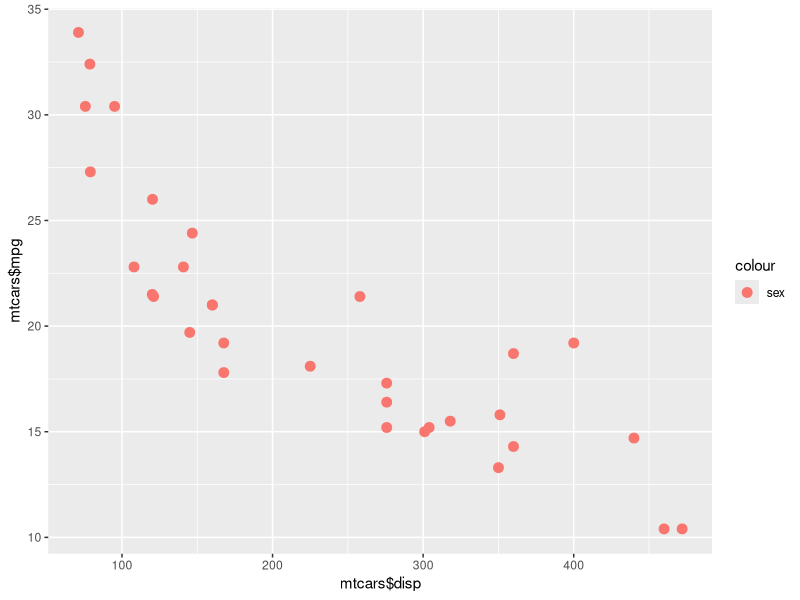
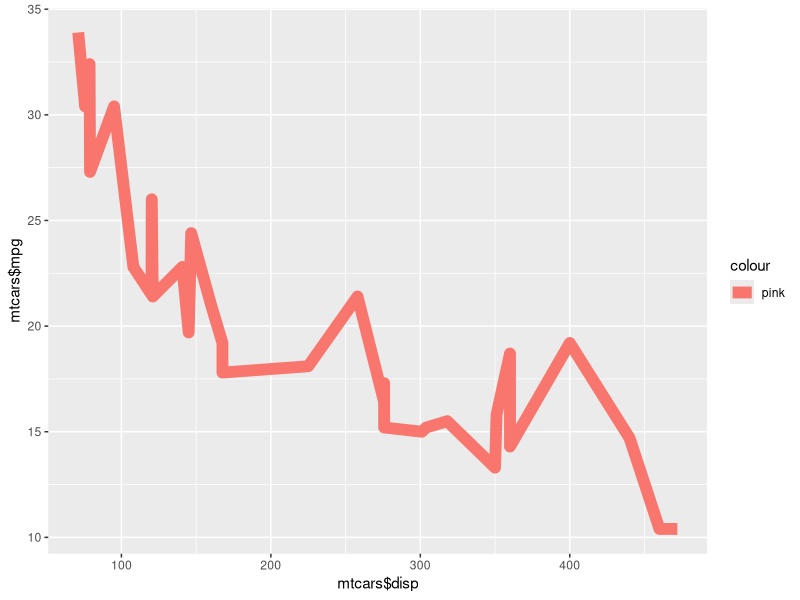
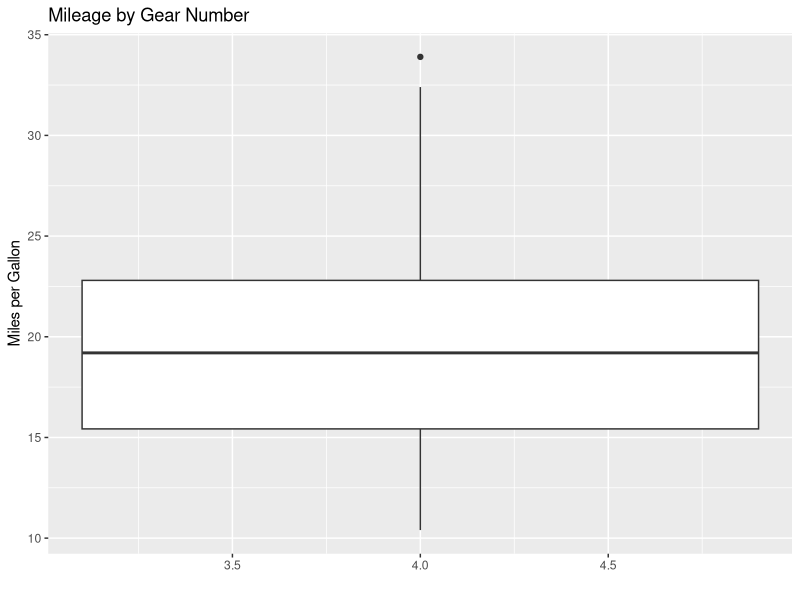
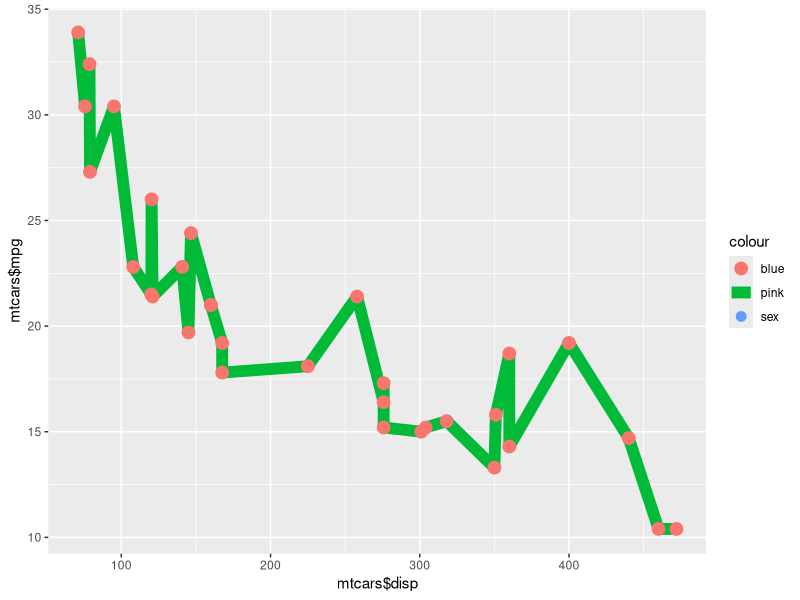
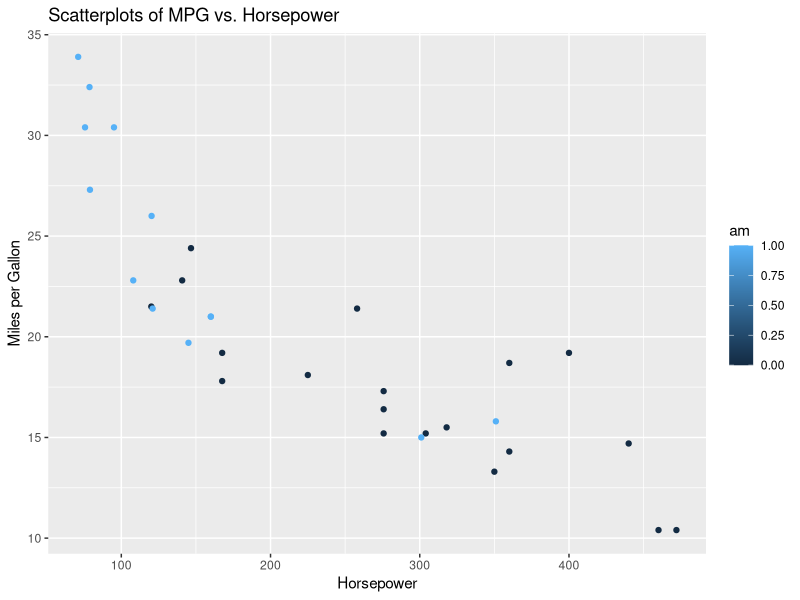
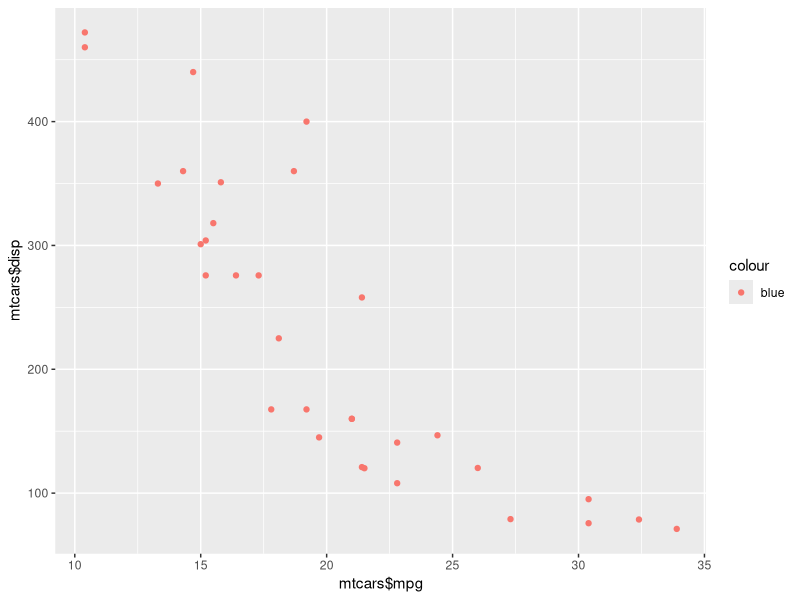

Recreate these plots in R, in order.
# Exercício 1  Crie uma função que receba e 
#vetores como parâmetro,  converta os em um dataframe 
#e imprima

df<-function(vet1, vet2){
  data.frame(vet1, vet2)
}

df(c(2,3), c(5,30))

# Exercício 2 - Crie uma matriz com 4 linhas e 
#4 colunas preenchida com números inteiros e
#calcule a media de cada linha

mat<-matrix(c(1:16), nr = 4, nc = 4)
mat
mean(mat)
rowMeans(mat)

# Exercício 3 - Considere o dataframe abaixo. 
#Calcule a media por disciplina

escola <- data.frame(Aluno = c('Alan', 'Alice', 'Alana', 'Aline', 'Alex', 'Ajay'),
                     Matemática = c(90, 80, 85, 87, 56, 79),
                     Geografia = c(100, 78, 86, 90, 98, 67),
                     Química = c(76, 56, 89, 90, 100, 87))
escola
Geografia<-mean(escola[["Geografia"]])
Matemática<-mean(escola[["Matemática"]])
Química<-mean(escola[["Química"]])
Media<-c(Matemática, Geografia, Química)
Media
??apply
media<-subset.data.frame(escola, select = c(Matemática, Geografia, Química))
media_final<-lapply(media, mean)
media_final

# Exercício 4 - Cria uma lista com 3 elementos, 
#todos numéricos e calcule a soma de todos os elementos da lista

l1<-list(1,2,3)
l1
class(l1)
?do.call()
do.call(sum, l1)
# Exercício 5 - Transforme a lista anterior um vetor

v<-unlist(l1, use.names=FALSE)
library(dplyr)
is.vector(v)

# Exercício 6 - Considere a string abaixo. Substitua a palavra textos por frases

str <- c("Expressoes", "regulares", "em linguagem R",
         "permitem a busca de padroes", "e exploracao de textos",
         "podemos buscar padroes em digitos",
         "como por exemplo",
         "10992451280")
length(str)
str
?grep()
?gsub()
gsub('textos', 'frases',str)

# Exercício 7 - Usando o dataset mtcars, crie um gráfico 
# com ggplot do tipo scatter plot. Use as
# colunas disp e mpg nos eixos x e y respectivamente
head(mtcars)
tail(mtcars)
library(ggplot2)
?aes
camada1<-geom_point(
  mapping = aes(x=mtcars$disp, y=mtcars$mpg, color='sex'),
  data = mtcars,
  size=3
)
ggplot() + camada1

# Exercício 8 - Usando o exemplo anterior, explore outros tipos de gráficos
camada2<-geom_line(
  mapping = aes(x=mtcars$disp, y=mtcars$mpg, color='pink'),
  data = mtcars,
  size=4
)
ggplot() + camada2

qplot(gear, mpg, data=mtcars, geom=c("boxplot"),
      fill=gear, main="Mileage by Gear Number",
      xlab="", ylab="Miles per Gallon") 

camada3<-geom_point(
  mapping = aes(x=mtcars$disp, y=mtcars$mpg, color='blue'),
  data = mtcars,
  size=4
)
ggplot()+camada1+camada2+camada3

p <- qplot(disp, mpg, data=mtcars, color=am,
           main="Scatterplots of MPG vs. Horsepower",
           xlab="Horsepower", ylab="Miles per Gallon")
p

ggplot(mtcars,
       aes(y = mtcars$disp, x = mtcars$mpg, colour = 'blue')) +
  geom_point()
?ggplot
